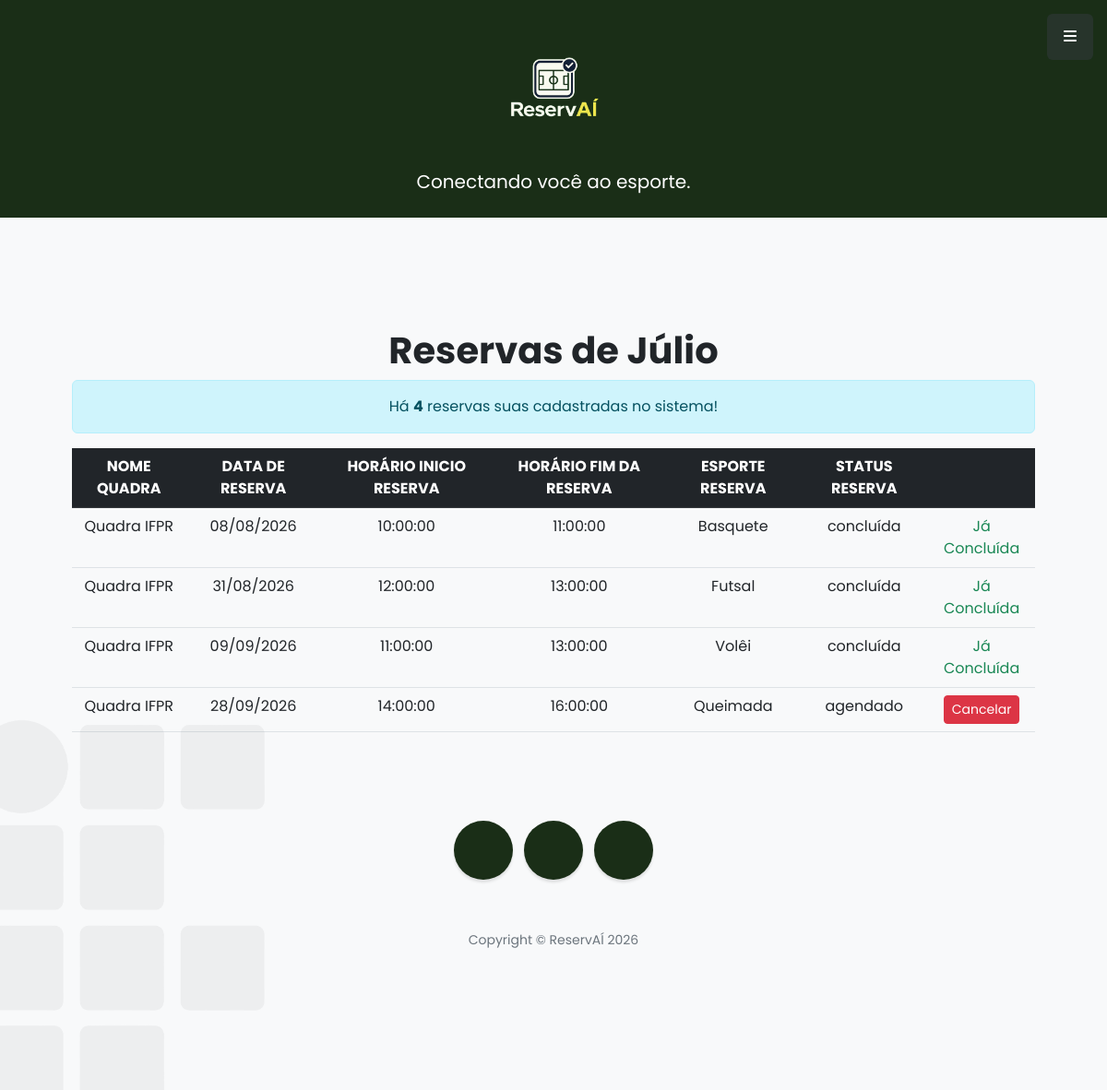
Screenshot of /minhasReservas.php (signed in) with the database file from the repository.
### tables this page shows
CREATE TABLE `reservas` (
  `idReserva` int(11) NOT NULL,
  `idReservante` int(11) NOT NULL,
  `idQuadraReservada` int(11) NOT NULL,
  `dataReserva` date NOT NULL,
  `horarioInicio` time NOT NULL,
  `horarioFim` time NOT NULL,
  `esporteReserva` varchar(50) DEFAULT NULL,
  `statusReserva` varchar(50) NOT NULL DEFAULT 'agendado'
);

CREATE TABLE `quadras` (
  `idQuadra` int(11) NOT NULL,
  `fotoQuadra` varchar(200) NOT NULL,
  `nomeQuadra` varchar(100) NOT NULL,
  `esportes` varchar(100) NOT NULL,
  `localizacao` varchar(100) NOT NULL,
  `horarioAbertura` time NOT NULL,
  `horarioFechamento` time NOT NULL
);

### minhasReservas.php (the view, shortened to what this page needs)
<?php include "header.php"?>
<?php
    echo "<h1>Reservas de $primeiroNome</h1>";
    include "conexaoBD.php";
    $atualizarStatusConcluido = "
        UPDATE reservas
        SET statusReserva = 'concluída'
        WHERE statusReserva = 'agendado'
        AND CONCAT(dataReserva, ' ', horarioFim) <= NOW()";
        mysqli_query($conn, $atualizarStatusConcluido);
    $reservasUsuario = "
   SELECT
        reservas.idReserva,
        quadras.nomeQuadra,
        reservas.dataReserva,
        reservas.horarioInicio,
        reservas.horarioFim,
        reservas.esporteReserva,
        reservas.statusReserva
    FROM
        reservas
    INNER JOIN
        quadras ON reservas.idQuadraReservada = quadras.idQuadra
    WHERE
        reservas.idReservante = '$idUsuario'
    ORDER BY
        reservas.dataReserva ASC";;
    $res           = mysqli_query($conn, $reservasUsuario) or die("Erro ao tentar listar Usuários!");
    $totalReservas = mysqli_num_rows($res);
    echo "<div class='alert alert-info text-center'>Há <strong>$totalReservas</strong> reservas suas cadastradas no sistema!</div>";
    echo "
        <div class='table-responsive'>
        <table class='table'>
            <thead class='table-dark'>
                <tr>
                    <th>NOME QUADRA</th>
                    <th>DATA DE RESERVA</th>
                    <th>HORÁRIO INICIO RESERVA</th>
                    <th>HORÁRIO FIM DA RESERVA</th>
                    <th>ESPORTE RESERVA</th>
                    <th>STATUS RESERVA</th>
                    <th></th>
                </tr>
            </thead>
            <tbody>
    ";
    while($reservas = mysqli_fetch_assoc($res)){
        $idReserva           = $reservas['idReserva'];
        $nomeQuadra          = $reservas['nomeQuadra'];
        $dataReserva         = $reservas['dataReserva'];
        $diaReserva          = substr($dataReserva, 8, 2);
        $mesReserva          = substr($dataReserva, 5, 2);
        $anoReserva          = substr($dataReserva, 0, 4);
        $horarioInicio       = $reservas['horarioInicio'];
        $horarioFim          = $reservas['horarioFim'];
        $esporteReserva = $reservas['esporteReserva'];
        $statusReserva       = $reservas['statusReserva'];
        $botaoCancelar = "";
        if($statusReserva == 'agendado'){
            $botaoCancelar = "<a href='cancelarReserva.php?id=$idReserva' class='btn btn-danger btn-sm' title='Cancelar reserva'><i class='bi bi-x-circle'></i> Cancelar</a>";
        } else if($statusReserva == 'cancelada'){
            $botaoCancelar = "<span class='text-muted'>Já Cancelada</span>";
        } else if($statusReserva == 'concluída') {
            $botaoCancelar = "<span class='text-success'>Já Concluída</span>";
        }
        echo "
            <tr>
                <td>$nomeQuadra</td>
                <td>$diaReserva/$mesReserva/$anoReserva</td>
                <td>$horarioInicio</td>
                <td>$horarioFim</td>
                <td>$esporteReserva</td>
                <td>$statusReserva</td>
                <td>$botaoCancelar</td>
            </tr>
        ";
    }
    echo "</tbody>";
    echo "</table>";
    echo "</div>";
?>
<?php include "footer.php"?>

### rows the page displays
reservas: idQuadraReservada.nomeQuadra "Quadra IFPR", dataReserva "08", dataReserva "2026", horarioInicio "10:00:00", horarioFim "11:00:00", esporteReserva "Basquete", statusReserva "concluída", shows "Já Concluída"
reservas: idQuadraReservada.nomeQuadra "Quadra IFPR", dataReserva "31", dataReserva "08", dataReserva "2026", horarioInicio "12:00:00", horarioFim "13:00:00", esporteReserva "Futsal", statusReserva "concluída", shows "Já Concluída"
reservas: idQuadraReservada.nomeQuadra "Quadra IFPR", dataReserva "09", dataReserva "2026", horarioInicio "11:00:00", horarioFim "13:00:00", esporteReserva "Volêi", statusReserva "concluída", shows "Já Concluída"
reservas: idQuadraReservada.nomeQuadra "Quadra IFPR", dataReserva "28", dataReserva "09", dataReserva "2026", horarioInicio "14:00:00", horarioFim "16:00:00", esporteReserva "Queimada", statusReserva "agendado"

### other values shown
$primeiroNome "Júlio"
$totalReservas "4"
